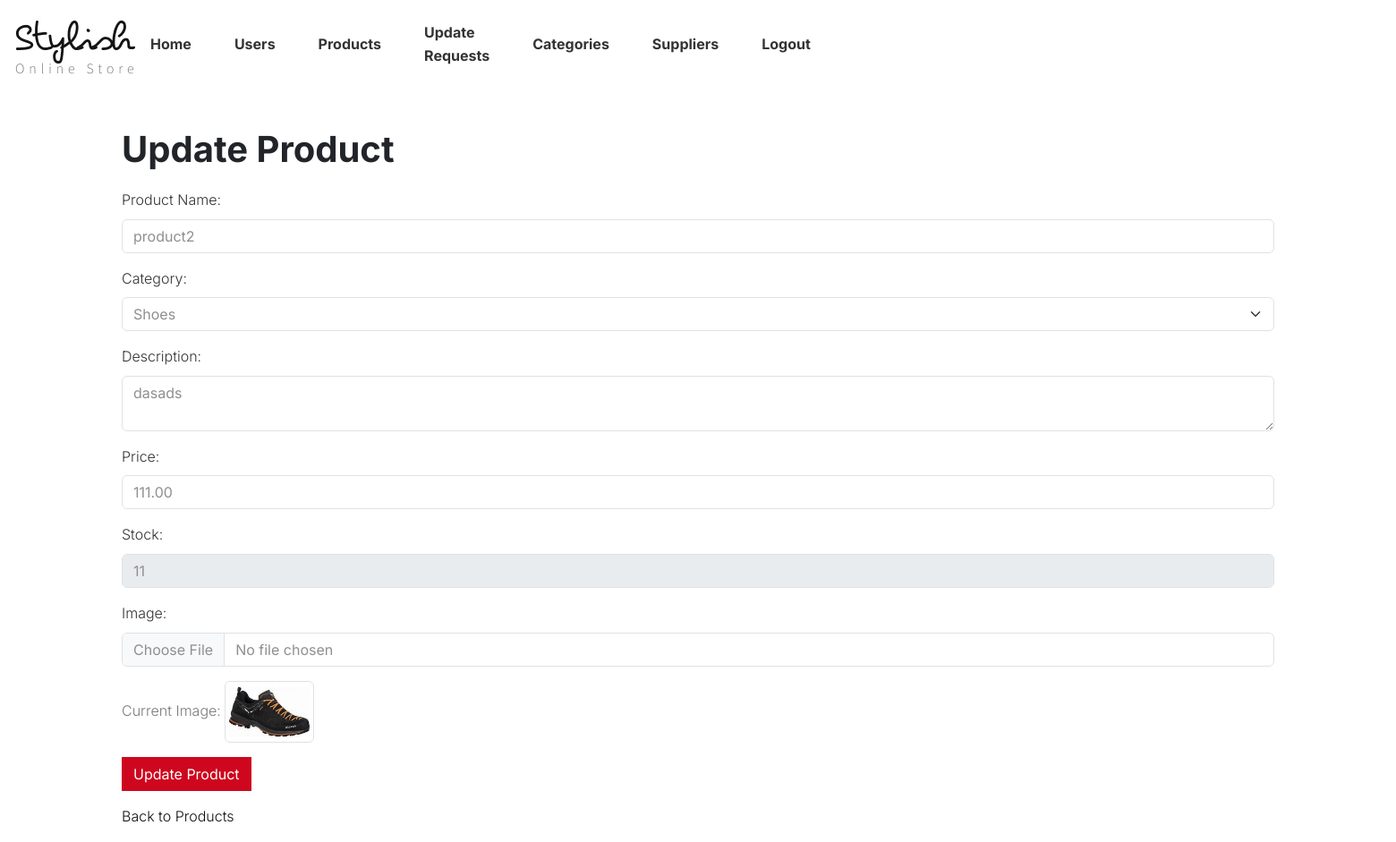
The page /update-product/4/ on the database as committed earlier.
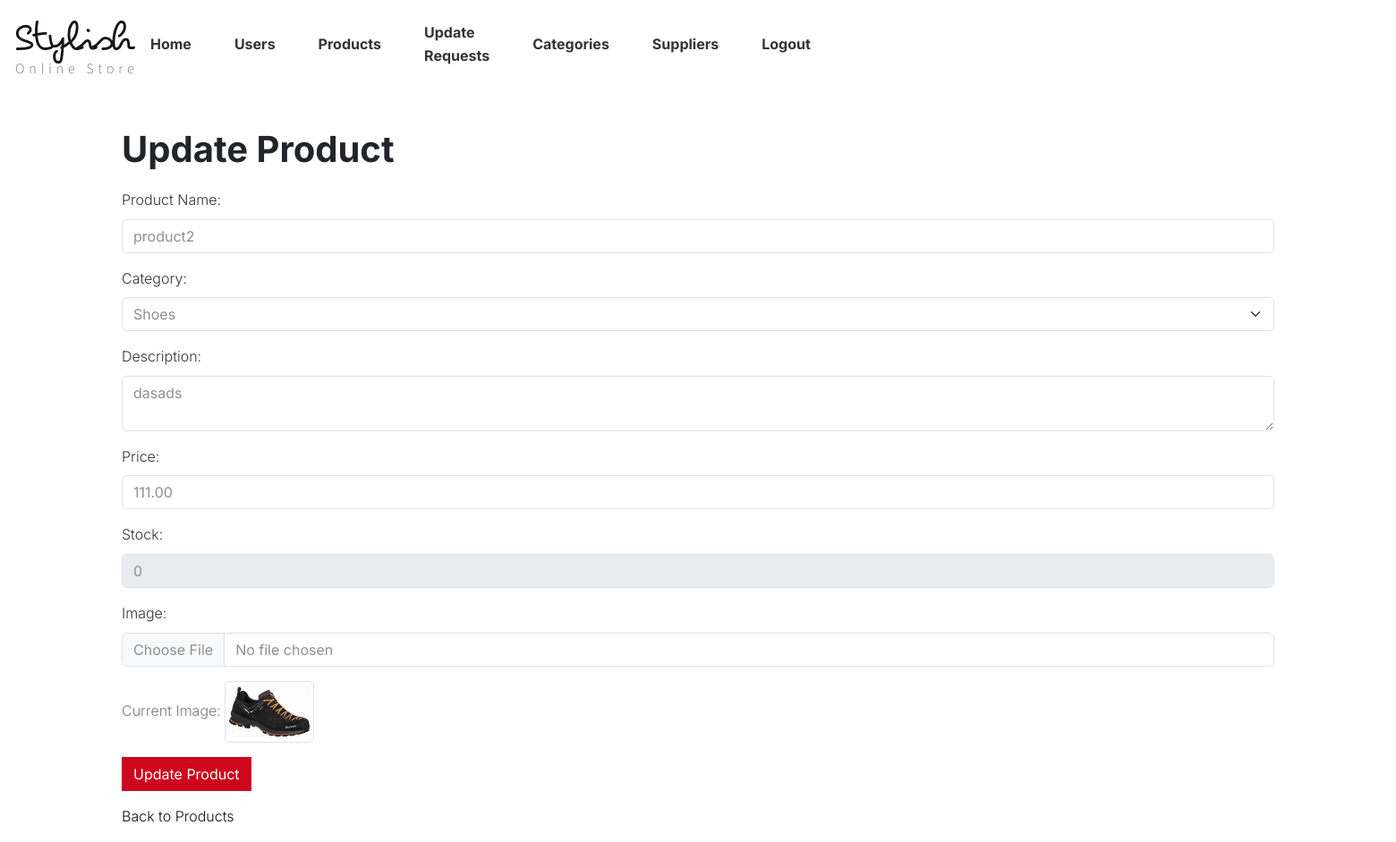
The same page on the database as committed later.
### shoeapp/models.py (models this page shows, shortened)
class Product(models.Model):
    name = models.CharField(max_length=200)
    category = models.ForeignKey(ProductCategory, on_delete=models.CASCADE, related_name="products")
    description = models.TextField(blank=True, null=True)
    price = models.DecimalField(max_digits=10, decimal_places=2)
    stock = models.PositiveIntegerField()
    image_url = models.ImageField(upload_to='product_images/', blank=True, null=True)  # For uploading images

class ProductCategory(models.Model):
    name = models.CharField(max_length=100)
    description = models.TextField(blank=True, null=True)

### shoeapp/views.py (the view, shortened to what this page needs)
# urls.py: path('update-product/<int:product_id>/', update_product, name='update_product'),
def update_product(request, product_id):
    product = get_object_or_404(Product, id=product_id)
    categories = ProductCategory.objects.all()
    return render(request, 'admin/update_product.html', {'product': product, 'categories': categories})

### templates/admin/update_product.html (shortened to what this page needs)
{% load static %}
<!DOCTYPE html>
<html lang="en">
  <head>
    <link
      href="https://cdn.jsdelivr.net/npm/bootstrap@5.3.1/dist/css/bootstrap.min.css"
      rel="stylesheet"
    />
  </head>
  {% include 'admin/admin_header.html' %}
  <body>
    <div class="container mt-5">
      <h1 class="mb-4">Update Product</h1>
      <form method="POST" enctype="multipart/form-data">
        <div class="mb-3">
          <label for="product_name" class="form-label">Product Name:</label>
          <input
            type="text"
            name="product_name"
            id="product_name"
            class="form-control"
            value="{{ product.name }}"
            required
          />
        </div>
        <div class="mb-3">
          <label for="category" class="form-label">Category:</label>
          <select name="category" id="category" class="form-select" required>
            {% for category in categories %}
              <option value="{{ category.id }}" {% if category.id == product.category.id %} selected {% endif %}>
                {{ category.name }}
              </option>
            {% endfor %}
          </select>
        </div>
        <div class="mb-3">
          <label for="description" class="form-label">Description:</label>
          <textarea name="description" id="description" class="form-control">{{ product.description }}</textarea>
        </div>
        <div class="mb-3">
          <label for="price" class="form-label">Price:</label>
          <input
            type="number"
            name="price"
            id="price"
            class="form-control"
            value="{{ product.price }}"
            required
          />
        </div>
        <div class="mb-3">
          <label for="stock" class="form-label">Stock:</label>
          <input
            disabled
            type="number"
            name="stock"
            id="stock"
            class="form-control"
            value="{{ product.stock }}"
            required
          />
        </div>
        <div class="mb-3">
          <label for="image" class="form-label">Image:</label>
          <input type="file" name="image" class="form-control" />
        </div>
        <p>Current Image: <img src="{{ product.image_url }}" alt="Current Image" class="img-thumbnail" width="100"></p>
        <button type="submit" class="btn btn-primary">Update Product</button>
      </form>
      <p class="mt-3"><a href="{% url 'view_all_products' %}">Back to Products</a></p>
    </div>
  </body>
</html>

Rows that differ between the two databases and show on the page:
changed Product "product2": stock "11" → "0"
